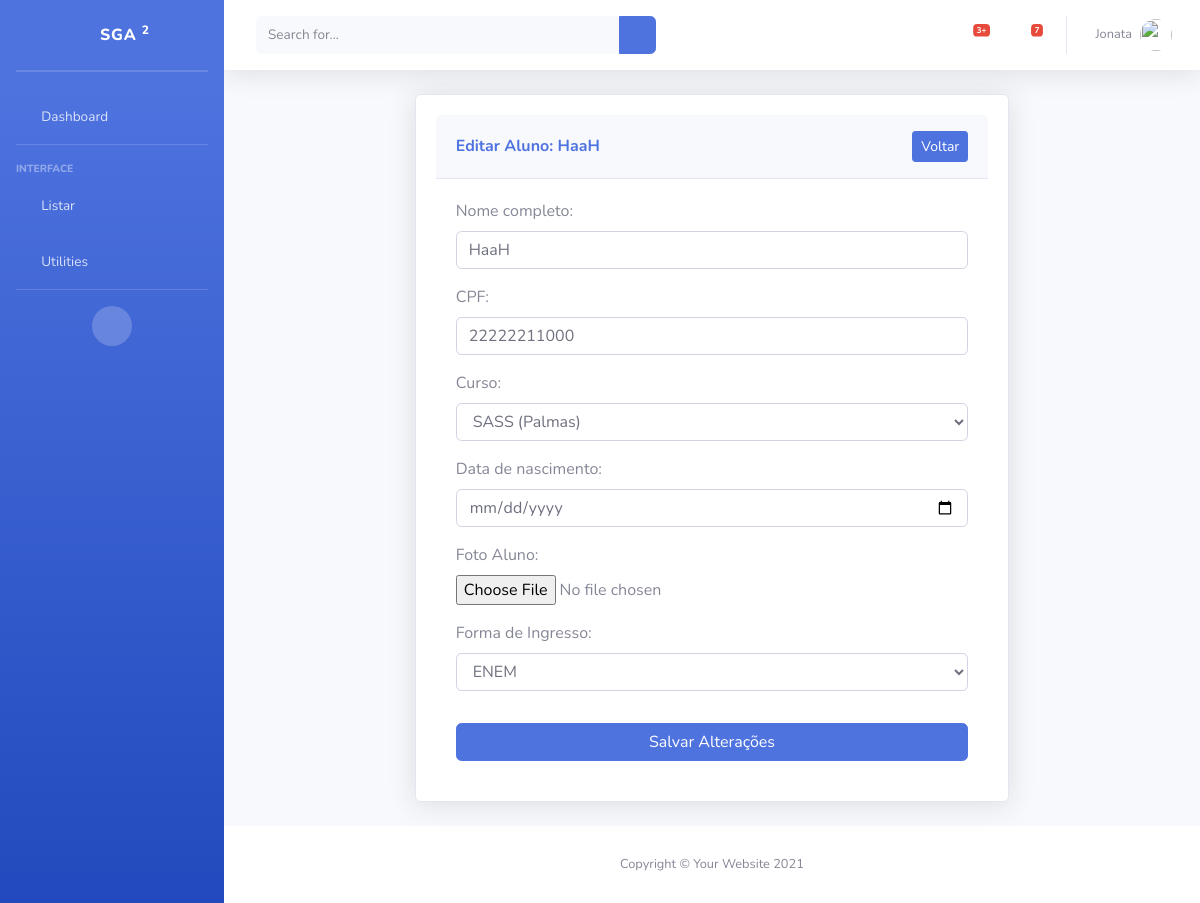
Page /editarAluno/32/ on the committed database.
### piloto/models/Aluno.py (models this page shows, shortened)
class Aluno(models.Model):
    nomeCompleto = models.CharField('Nome completo', max_length=500, help_text='')
    cpf = models.CharField('CPF', max_length=11, unique=True, help_text='')
    matricula = models.CharField('Matricula', max_length=10, unique=True, editable=False)
    curso = models.ForeignKey(Curso, verbose_name="Curso", on_delete=models.PROTECT)
    dataNascimento = models.DateField("Data de nascimento", null=True, blank=True)
    foto = models.ImageField("Foto Aluno", upload_to='alunos_fotos/', blank=True, null=True)
    formaIngresso = models.ForeignKey(FormaIngresso, verbose_name="Forma de Ingresso", on_delete=models.PROTECT)
    situacao = models.ForeignKey(Situacao, verbose_name="Situacao", on_delete=models.PROTECT, null=True, blank=True)
    dataCadastro = models.DateField('data de cadastro', default=date.today)
    dataUpdate = models.DateTimeField('Ultima atualização', auto_now=True)
    ativo = models.BooleanField("Ativo", default=True)
    class Meta:
        verbose_name = "Aluno"
        verbose_name_plural = "Alunos"

### piloto/views/EditarAluno.py (the view, shortened to what this page needs)
# urls.py: path('editarAluno/<int:pk>/', EditarAlunoView.as_view(), name='editarAluno'),
class EditarAlunoView(UpdateView):
    model = Aluno
    form_class = AlunoForm
    template_name = 'edit_Aluno/EditAluno.html'
    context_object_name = 'aluno'

### piloto/forms/AlunoForm.py
class AlunoForm(forms.ModelForm):
    class Meta:
        model = Aluno
        fields = [
            'nomeCompleto', 'cpf', 'curso',
            'dataNascimento', 'foto', 'formaIngresso'
        ]
        widgets = {
            'nomeCompleto': forms.TextInput(attrs={'class': 'form-control', 'placeholder': 'Digite o nome completo'}),
            'cpf': forms.TextInput(attrs={'class': 'form-control', 'placeholder': 'Digite o CPF'}),
            'curso': forms.Select(attrs={'class': 'form-control'}),
            'dataNascimento': forms.DateInput(attrs={
                'class': 'form-control', 'type': 'date', 'placeholder': 'Selecione a data de nascimento'
            }),
            'foto': forms.ClearableFileInput(attrs={'class': 'form-control-file'}),
            'formaIngresso': forms.Select(attrs={'class': 'form-control'}),
        }

### piloto/models/Curso.py (called while the page is built)
    def __str__(self):
        return f"{self.nome} ({self.campus.nome})"

### piloto/models/FomaIngresso.py (called while the page is built)
    def __str__(self):
        return self.nome

### piloto/templates/edit_Aluno/EditAluno.html (shortened to what this page needs)
{% extends 'Base.html' %}
{% load static %}
{% block content %}
<div class="container d-flex align-items-center justify-content-center" style="min-height: 75vh;">
    <div class="col-xl-8 col-lg-10 col-md-12">
        <div class="card shadow mb-4" style="padding: 20px;">
            <div class="card-header py-3 d-flex justify-content-between align-items-center">
                <h6 class="m-0 font-weight-bold text-primary">Editar Aluno: {{ aluno.nomeCompleto }}</h6>
                <a href="{% url 'listaAlunos' %}" class="btn btn-sm btn-primary">Voltar</a>
            </div>
            <div class="card-body">
                <form method="POST" enctype="multipart/form-data">
                    {{ form.as_p }}
                    <button type="submit" class="btn btn-primary w-100 mt-3">Salvar Alterações</button>
                </form>
            </div>
        </div>
    </div>
</div>
</div>
{% endblock %}

### rows in the picture
Aluno: nomeCompleto "HaaH", cpf "22222211000", curso "SASS (Palmas)", formaIngresso "ENEM"
